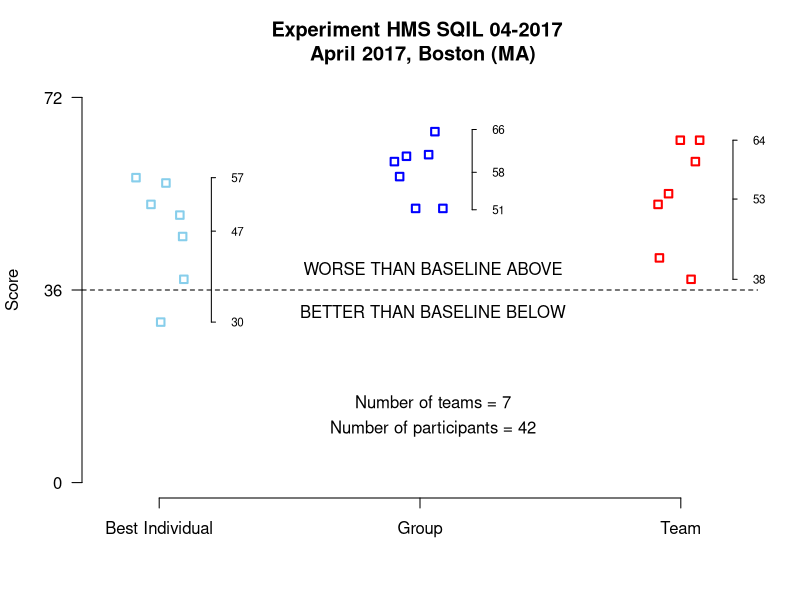

This chart was generated by the following R code:
# DATA FROM THE HMS SQIL 04-2017 EXPERIMENT
BestIndividualScore<-c(46,57,38,50,56,52,30)
AverageGroupScore <- c(51.25,65.6,51.25,61.3,60,61,57.2)
TeamScore <- c(42,64,38,60,54,52,64)


# EXPLORATORY DATA ANALYSIS
(mean_BestIndividualScore <- mean(BestIndividualScore))
(sd_BestIndividualScore <- sd(BestIndividualScore))
(firstQuantile <- qnorm(0.05, mean=mean_BestIndividualScore, sd=sd_BestIndividualScore))
(lastQuantile <- qnorm(0.95, mean=mean_BestIndividualScore, sd=sd_BestIndividualScore))

(mean_AverageGroupScore <- mean(AverageGroupScore))
(sd_AverageGroupScore <- sd(AverageGroupScore))
(firstQuantile <- qnorm(0.05, mean=mean_AverageGroupScore, sd=sd_AverageGroupScore))
(lastQuantile <- qnorm(0.95, mean=mean_AverageGroupScore, sd=sd_AverageGroupScore))

(mean_TeamScore <- mean(TeamScore))
(sd_TeamScore <- sd(TeamScore))
(firstQuantile <- qnorm(0.05, mean=mean_TeamScore, sd=sd_TeamScore))
(lastQuantile <- qnorm(0.95, mean=mean_TeamScore, sd=sd_TeamScore))


strip.data <- data.frame(BestIndividualScore, AverageGroupScore, TeamScore)
stripchart(strip.data, 
           vertical=TRUE,
           axes=F,
           ylim=c(0,72),
           col=c("skyblue", "blue", "red"),
           cex=1,
           lty = "solid",
           lwd = 2,
           method="jitter",
           yaxt="n",
           bty="n",
           ylab="Score",
           main="Experiment HMS SQIL 04-2017 \n April 2017, Boston (MA)")
axis(1, at=c(1,2,3), labels = c("Best Individual","Group","Team"))
axis(2, at=c(0,36,72), las=1)
axis(4, pos=3.2, at=c(round(min(TeamScore), 0), round(mean(TeamScore), 0),round(max(TeamScore),0)), col.axis="black", las=2, cex.axis=0.7, tck=-.01)
axis(4, pos=2.2, at=c(round(min(AverageGroupScore), 0), round(mean(AverageGroupScore), 0),round(max(AverageGroupScore),0)), col.axis="black", las=2, cex.axis=0.7, tck=-.01)
axis(4, pos=1.2, at=c(round(min(BestIndividualScore), 0), round(mean(BestIndividualScore), 0),round(max(BestIndividualScore),0)), col.axis="black", las=2, cex.axis=0.7, tck=-.01)
abline(h=36, lty=2)
text(2.05, 40, "WORSE THAN BASELINE ABOVE")
text(2.05, 32, "BETTER THAN BASELINE BELOW")
text(2.05, 10, "Number of participants = 42")
text(2.05, 15, "Number of teams = 7")
summary(strip.data)
